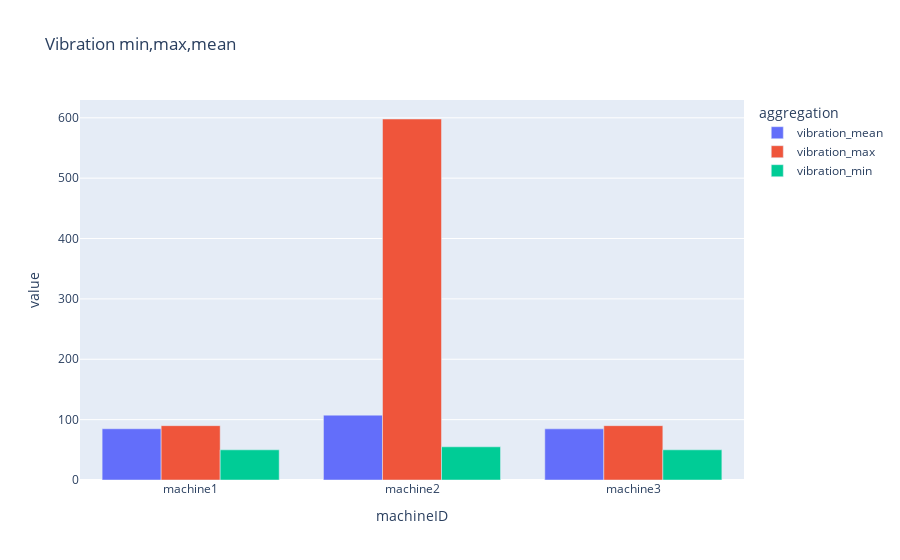

The cell this chart's notebook holds for it:
### Code cell
# Reshape Data Frame
aggregation=pd.melt(aggregation,id_vars=['machineID'],var_name='aggregation', value_name='value')
fig2 = px.bar(aggregation, x="machineID", y="value", color='aggregation', barmode= 'group', title='Vibration min,max,mean')
fig2.show()

### Figure 1 — Plotly figure (JSON) as saved in the notebook; plotly's stock layout.template omitted (floating-point values rounded to 4 significant figures)
{"data": [{"alignmentgroup": "True", "hovertemplate": "aggregation=vibration_mean<br>machineID=%{x}<br>value=%{y}<extra></extra>", "legendgroup": "vibration_mean", "marker": {"color": "#636efa", "pattern": {"shape": ""}}, "name": "vibration_mean", "offsetgroup": "vibration_mean", "orientation": "v", "showlegend": true, "textposition": "auto", "type": "bar", "x": ["machine1", "machine2", "machine3"], "xaxis": "x", "y": [84.85, 107.4, 84.72], "yaxis": "y"}, {"alignmentgroup": "True", "hovertemplate": "aggregation=vibration_max<br>machineID=%{x}<br>value=%{y}<extra></extra>", "legendgroup": "vibration_max", "marker": {"color": "#EF553B", "pattern": {"shape": ""}}, "name": "vibration_max", "offsetgroup": "vibration_max", "orientation": "v", "showlegend": true, "textposition": "auto", "type": "bar", "x": ["machine1", "machine2", "machine3"], "xaxis": "x", "y": [90, 598, 90], "yaxis": "y"}, {"alignmentgroup": "True", "hovertemplate": "aggregation=vibration_min<br>machineID=%{x}<br>value=%{y}<extra></extra>", "legendgroup": "vibration_min", "marker": {"color": "#00cc96", "pattern": {"shape": ""}}, "name": "vibration_min", "offsetgroup": "vibration_min", "orientation": "v", "showlegend": true, "textposition": "auto", "type": "bar", "x": ["machine1", "machine2", "machine3"], "xaxis": "x", "y": [50, 55, 50], "yaxis": "y"}], "layout": {"barmode": "group", "legend": {"title": {"text": "aggregation"}, "tracegroupgap": 0}, "title": {"text": "Vibration min,max,mean"}, "xaxis": {"anchor": "y", "domain": [0, 1], "title": {"text": "machineID"}}, "yaxis": {"anchor": "x", "domain": [0, 1], "title": {"text": "value"}}}}
